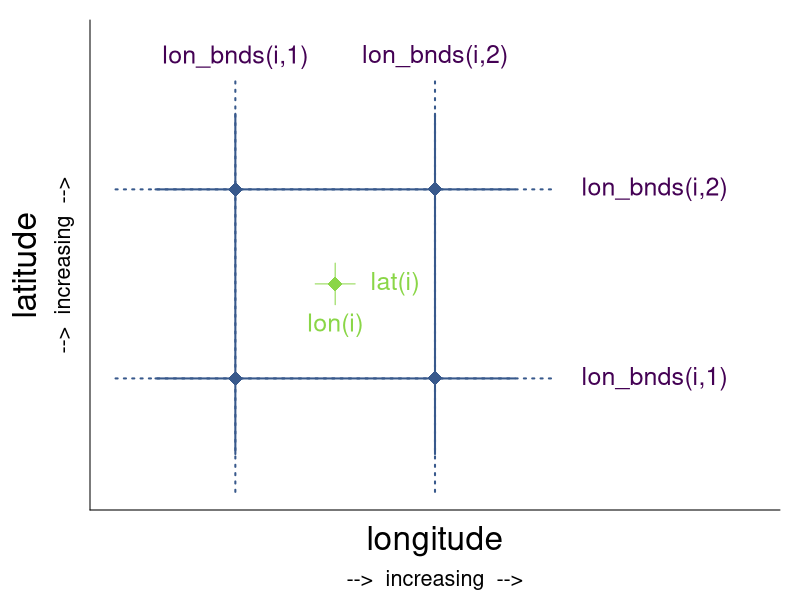

R code for this plot:
# define lat and lon
lon = 10:10
lat = 54:54

lon_bnds = (10:11) - 0.5
lat_bnds = (54:55) - 0.5

dlon_solid = 0.4
dlat_solid = 0.4
dlon_dot = 0.6
dlat_dot = 0.6
dlon_text1 = 0.3
dlat_text1 = 0.22
dlon_text2 = 1.1
dlat_text2 = 0.7
dlon_max = 2*dlon_text2 - dlon_dot
dlat_max = 2*dlat_text2 - dlat_dot

nlon = length(lon)
nlat = length(lat)


# colors
col_grid_draw = '#38598CFF'
col_grid_text = '#440154FF'
col_cell_draw = '#8AD647FF'
col_cell_text = '#8AD647FF'


# write plot to file
png('pics/case_1D.png', width = 7, height = 5.2, units='in', res = 300)
# pdf('pics/case_1D.pdf', width = 7, height = 5.2, paper='special')
par(mar = c(4.5, 4.5, 1, 1))


# create base plot
plot(c(lon[1], lon[nlon]), c(lat[1], lat[nlat]),
     xlab = ' ', ylab = '',
     xlim = c(lon_bnds[1] - dlon_dot, lon_bnds[nlon+1] + dlon_max),
     ylim = c(lat_bnds[1] - dlat_dot, lat_bnds[nlat+1] + dlat_max),
     xaxt = 'n', yaxt = 'n',
     bty = 'n', type = 'n')
axis(1, at = c(0, 360))
axis(2, at = c(0, 360))
mtext('longitude', 1, line = +1.2, cex = 2)
mtext('-->  increasing  -->', 1, line = +3, cex = 1.3)
mtext('latitude', 2, line = 2.5, cex = 2)
mtext('-->  increasing  -->', 2, line = 0.8, cex = 1.3)


# add grid ----
# vertical lines, dotted
lines(rep(lon_bnds, each = 3), rep(c(lat_bnds[1] - dlat_dot, lat_bnds[nlat+1] + dlat_dot, NA), times = nlon+1), col = col_grid_draw, lwd = 2, lty = 'dotted')
# horizontal lines, dotted
lines(rep(c(lon_bnds[1] - dlon_dot, lon_bnds[nlon+1] + dlon_dot, NA), times = nlat+1), rep(lat_bnds, each = 3), col = col_grid_draw, lwd = 2, lty = 'dotted')

# vertical lines, solid
lines(rep(lon_bnds, each = 3), rep(c(lat_bnds[1] - dlat_solid, lat_bnds[nlat+1] + dlat_solid, NA), times = nlon+1), col = col_grid_draw, lwd = 2)
# horizontal lines, solid
lines(rep(c(lon_bnds[1] - dlon_solid, lon_bnds[nlon+1] + dlon_solid, NA), times = nlat+1), rep(lat_bnds, each = 3), col = col_grid_draw, lwd = 2)

# dots on grid intersection
points(rep(lon_bnds, each = nlat+1), rep(lat_bnds, times = nlon  +1), pch = 18, cex = 2, col = col_grid_draw)

# lines through grid cell center
lines(c(lon[1], lon[1]), c(lat[1] - dlat_text1/2, lat[1] + dlat_text1/2), col = col_cell_draw)
lines(c(lon[1] - dlon_text1/3, lon[1] + dlon_text1/3), c(lat[1], lat[1]), col = col_cell_draw)

# dots in the grid cell center
points(rep(lon, each = nlat), rep(lat, times = nlon), pch = 18, cex = 2, col = col_cell_draw)


# add text ----
# bnds
text(lon_bnds[1], lat_bnds[nlat+1] + dlat_text2, 'lon_bnds(i,1)', col = col_grid_text, cex = 1.5)
text(lon_bnds[2], lat_bnds[nlat+1] + dlat_text2, 'lon_bnds(i,2)', col = col_grid_text, cex = 1.5)
text(lon_bnds[nlon+1] + dlon_text2, lat_bnds[1], 'lon_bnds(i,1)', col = col_grid_text, cex = 1.5)
text(lon_bnds[nlon+1] + dlon_text2, lat_bnds[2], 'lon_bnds(i,2)', col = col_grid_text, cex = 1.5)
# grid cell center
text(lon[1], lat[1] - dlat_text1, 'lon(i)', col = col_cell_text, cex = 1.5)
text(lon[1] + dlon_text1, lat[1], 'lat(i)', col = col_cell_text, cex = 1.5)


# close picture output device
dev.off()

